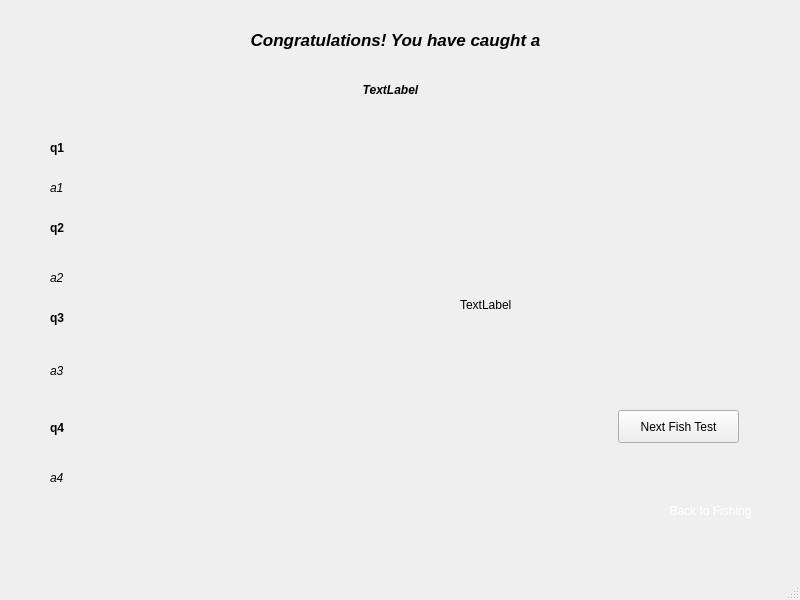
<?xml version="1.0" encoding="UTF-8"?>
<ui version="4.0">
 <class>View</class>
 <widget class="QMainWindow" name="View">
  <property name="geometry">
   <rect>
    <x>0</x>
    <y>0</y>
    <width>800</width>
    <height>600</height>
   </rect>
  </property>
  <property name="windowTitle">
   <string>View</string>
  </property>
  <widget class="QWidget" name="centralwidget">
   <property name="mouseTracking">
    <bool>true</bool>
   </property>
   <widget class="QStackedWidget" name="stackedWidget">
    <property name="geometry">
     <rect>
      <x>0</x>
      <y>0</y>
      <width>800</width>
      <height>600</height>
     </rect>
    </property>
    <property name="mouseTracking">
     <bool>true</bool>
    </property>
    <property name="currentIndex">
     <number>2</number>
    </property>
    <widget class="QWidget" name="MainMenuPage">
     <property name="mouseTracking">
      <bool>false</bool>
     </property>
     <widget class="QPushButton" name="freshWaterButton">
      <property name="geometry">
       <rect>
        <x>10</x>
        <y>310</y>
        <width>161</width>
        <height>81</height>
       </rect>
      </property>
      <property name="text">
       <string>Fresh Water</string>
      </property>
     </widget>
     <widget class="QPushButton" name="smoothWaterButton">
      <property name="enabled">
       <bool>true</bool>
      </property>
      <property name="geometry">
       <rect>
        <x>150</x>
        <y>20</y>
        <width>161</width>
        <height>71</height>
       </rect>
      </property>
      <property name="text">
       <string>Smooth Water</string>
      </property>
     </widget>
     <widget class="QPushButton" name="saltWaterButton">
      <property name="enabled">
       <bool>true</bool>
      </property>
      <property name="geometry">
       <rect>
        <x>600</x>
        <y>330</y>
        <width>161</width>
        <height>81</height>
       </rect>
      </property>
      <property name="text">
       <string>Salt Water</string>
      </property>
     </widget>
     <widget class="QLabel" name="label_3">
      <property name="geometry">
       <rect>
        <x>-140</x>
        <y>180</y>
        <width>611</width>
        <height>31</height>
       </rect>
      </property>
      <property name="font">
       <font>
        <pointsize>13</pointsize>
        <bold>true</bold>
       </font>
      </property>
      <property name="text">
       <string>Select were would you like to navegate!</string>
      </property>
      <property name="alignment">
       <set>Qt::AlignCenter</set>
      </property>
     </widget>
     <widget class="QPushButton" name="mainMenuMucisButton">
      <property name="geometry">
       <rect>
        <x>670</x>
        <y>490</y>
        <width>100</width>
        <height>32</height>
       </rect>
      </property>
      <property name="text">
       <string>Music: On</string>
      </property>
     </widget>
     <widget class="QPushButton" name="TestSoundButton">
      <property name="geometry">
       <rect>
        <x>670</x>
        <y>460</y>
        <width>100</width>
        <height>32</height>
       </rect>
      </property>
      <property name="text">
       <string>Test Sound</string>
      </property>
     </widget>
     <widget class="QLabel" name="mainMenuBackgroundImageLabel">
      <property name="geometry">
       <rect>
        <x>0</x>
        <y>0</y>
        <width>800</width>
        <height>570</height>
       </rect>
      </property>
      <property name="text">
       <string/>
      </property>
     </widget>
     <zorder>mainMenuBackgroundImageLabel</zorder>
     <zorder>freshWaterButton</zorder>
     <zorder>smoothWaterButton</zorder>
     <zorder>saltWaterButton</zorder>
     <zorder>label_3</zorder>
     <zorder>mainMenuMucisButton</zorder>
     <zorder>TestSoundButton</zorder>
    </widget>
    <widget class="QWidget" name="FishingPage">
     <property name="mouseTracking">
      <bool>true</bool>
     </property>
     <widget class="QLabel" name="fish1Label">
      <property name="geometry">
       <rect>
        <x>0</x>
        <y>260</y>
        <width>110</width>
        <height>80</height>
       </rect>
      </property>
      <property name="mouseTracking">
       <bool>true</bool>
      </property>
      <property name="text">
       <string/>
      </property>
     </widget>
     <widget class="QLabel" name="fish2Label">
      <property name="geometry">
       <rect>
        <x>0</x>
        <y>360</y>
        <width>110</width>
        <height>80</height>
       </rect>
      </property>
      <property name="mouseTracking">
       <bool>true</bool>
      </property>
      <property name="text">
       <string/>
      </property>
     </widget>
     <widget class="QLabel" name="fish3Label">
      <property name="geometry">
       <rect>
        <x>0</x>
        <y>460</y>
        <width>110</width>
        <height>80</height>
       </rect>
      </property>
      <property name="mouseTracking">
       <bool>true</bool>
      </property>
      <property name="text">
       <string/>
      </property>
     </widget>
     <widget class="QLabel" name="spearLabel">
      <property name="geometry">
       <rect>
        <x>325</x>
        <y>0</y>
        <width>150</width>
        <height>150</height>
       </rect>
      </property>
      <property name="mouseTracking">
       <bool>true</bool>
      </property>
      <property name="text">
       <string>Spear</string>
      </property>
     </widget>
     <widget class="QLabel" name="locationLabel">
      <property name="geometry">
       <rect>
        <x>580</x>
        <y>10</y>
        <width>131</width>
        <height>16</height>
       </rect>
      </property>
      <property name="mouseTracking">
       <bool>true</bool>
      </property>
      <property name="text">
       <string>X: Y:</string>
      </property>
     </widget>
     <widget class="QPushButton" name="catchButton">
      <property name="geometry">
       <rect>
        <x>590</x>
        <y>70</y>
        <width>80</width>
        <height>18</height>
       </rect>
      </property>
      <property name="text">
       <string>Catch</string>
      </property>
     </widget>
     <widget class="QPushButton" name="goToQuizButton">
      <property name="geometry">
       <rect>
        <x>630</x>
        <y>110</y>
        <width>131</width>
        <height>31</height>
       </rect>
      </property>
      <property name="text">
       <string>quiz (testing)</string>
      </property>
     </widget>
     <widget class="QPushButton" name="journalButton">
      <property name="geometry">
       <rect>
        <x>30</x>
        <y>30</y>
        <width>99</width>
        <height>33</height>
       </rect>
      </property>
      <property name="text">
       <string>Journal</string>
      </property>
     </widget>
     <widget class="QPushButton" name="return2MenuButton">
      <property name="geometry">
       <rect>
        <x>30</x>
        <y>100</y>
        <width>80</width>
        <height>24</height>
       </rect>
      </property>
      <property name="text">
       <string>Main Menu</string>
      </property>
     </widget>
     <widget class="QLabel" name="fishingBackgroundImageLabel">
      <property name="geometry">
       <rect>
        <x>0</x>
        <y>0</y>
        <width>800</width>
        <height>570</height>
       </rect>
      </property>
      <property name="mouseTracking">
       <bool>true</bool>
      </property>
      <property name="text">
       <string>TextLabel</string>
      </property>
     </widget>
     <widget class="QProgressBar" name="progressBar2NextLevel">
      <property name="geometry">
       <rect>
        <x>640</x>
        <y>530</y>
        <width>118</width>
        <height>23</height>
       </rect>
      </property>
      <property name="maximum">
       <number>5</number>
      </property>
      <property name="value">
       <number>0</number>
      </property>
      <property name="textVisible">
       <bool>true</bool>
      </property>
      <property name="textDirection">
       <enum>QProgressBar::TopToBottom</enum>
      </property>
     </widget>
     <widget class="QProgressBar" name="progressBar2GetNewSpear">
      <property name="geometry">
       <rect>
        <x>640</x>
        <y>30</y>
        <width>118</width>
        <height>23</height>
       </rect>
      </property>
      <property name="maximum">
       <number>10</number>
      </property>
      <property name="value">
       <number>0</number>
      </property>
     </widget>
     <widget class="QLabel" name="label_2">
      <property name="geometry">
       <rect>
        <x>470</x>
        <y>530</y>
        <width>161</width>
        <height>16</height>
       </rect>
      </property>
      <property name="text">
       <string>Progress to unlock next level</string>
      </property>
     </widget>
     <widget class="QLabel" name="label_4">
      <property name="geometry">
       <rect>
        <x>470</x>
        <y>30</y>
        <width>161</width>
        <height>20</height>
       </rect>
      </property>
      <property name="text">
       <string>Progess to unlock next spear</string>
      </property>
     </widget>
     <widget class="QLabel" name="congratsLabel">
      <property name="enabled">
       <bool>true</bool>
      </property>
      <property name="geometry">
       <rect>
        <x>190</x>
        <y>170</y>
        <width>401</width>
        <height>291</height>
       </rect>
      </property>
      <property name="text">
       <string>Congrats you unlocked the next level</string>
      </property>
     </widget>
     <widget class="QPushButton" name="closeCongratsButton">
      <property name="geometry">
       <rect>
        <x>460</x>
        <y>400</y>
        <width>80</width>
        <height>24</height>
       </rect>
      </property>
      <property name="text">
       <string>Close</string>
      </property>
     </widget>
     <zorder>fishingBackgroundImageLabel</zorder>
     <zorder>fish1Label</zorder>
     <zorder>fish2Label</zorder>
     <zorder>fish3Label</zorder>
     <zorder>spearLabel</zorder>
     <zorder>locationLabel</zorder>
     <zorder>catchButton</zorder>
     <zorder>goToQuizButton</zorder>
     <zorder>journalButton</zorder>
     <zorder>return2MenuButton</zorder>
     <zorder>progressBar2NextLevel</zorder>
     <zorder>progressBar2GetNewSpear</zorder>
     <zorder>label_2</zorder>
     <zorder>label_4</zorder>
     <zorder>congratsLabel</zorder>
     <zorder>closeCongratsButton</zorder>
    </widget>
    <widget class="QWidget" name="FishInfoPage">
     <widget class="QLabel" name="CongratsLabel">
      <property name="geometry">
       <rect>
        <x>170</x>
        <y>19</y>
        <width>451</width>
        <height>41</height>
       </rect>
      </property>
      <property name="font">
       <font>
        <pointsize>13</pointsize>
        <italic>true</italic>
        <bold>true</bold>
       </font>
      </property>
      <property name="text">
       <string>Congratulations! You have caught a</string>
      </property>
      <property name="alignment">
       <set>Qt::AlignCenter</set>
      </property>
     </widget>
     <widget class="QLabel" name="fishNameLabel">
      <property name="geometry">
       <rect>
        <x>300</x>
        <y>80</y>
        <width>181</width>
        <height>20</height>
       </rect>
      </property>
      <property name="font">
       <font>
        <italic>true</italic>
        <bold>true</bold>
       </font>
      </property>
      <property name="text">
       <string>TextLabel</string>
      </property>
      <property name="alignment">
       <set>Qt::AlignCenter</set>
      </property>
     </widget>
     <widget class="QLabel" name="inforFishPicLabel">
      <property name="geometry">
       <rect>
        <x>460</x>
        <y>180</y>
        <width>260</width>
        <height>250</height>
       </rect>
      </property>
      <property name="text">
       <string>TextLabel</string>
      </property>
     </widget>
     <widget class="QLabel" name="infoQ1Label">
      <property name="geometry">
       <rect>
        <x>50</x>
        <y>140</y>
        <width>171</width>
        <height>16</height>
       </rect>
      </property>
      <property name="font">
       <font>
        <bold>true</bold>
       </font>
      </property>
      <property name="text">
       <string>q1</string>
      </property>
     </widget>
     <widget class="QLabel" name="infoQ2Label">
      <property name="geometry">
       <rect>
        <x>50</x>
        <y>220</y>
        <width>171</width>
        <height>16</height>
       </rect>
      </property>
      <property name="font">
       <font>
        <bold>true</bold>
       </font>
      </property>
      <property name="text">
       <string>q2</string>
      </property>
     </widget>
     <widget class="QLabel" name="infoQ3Label">
      <property name="geometry">
       <rect>
        <x>50</x>
        <y>310</y>
        <width>171</width>
        <height>16</height>
       </rect>
      </property>
      <property name="font">
       <font>
        <bold>true</bold>
       </font>
      </property>
      <property name="text">
       <string>q3</string>
      </property>
     </widget>
     <widget class="QLabel" name="infoQ4Label">
      <property name="geometry">
       <rect>
        <x>50</x>
        <y>420</y>
        <width>171</width>
        <height>16</height>
       </rect>
      </property>
      <property name="font">
       <font>
        <bold>true</bold>
       </font>
      </property>
      <property name="text">
       <string>q4</string>
      </property>
     </widget>
     <widget class="QLabel" name="infoA1Label">
      <property name="geometry">
       <rect>
        <x>50</x>
        <y>180</y>
        <width>131</width>
        <height>16</height>
       </rect>
      </property>
      <property name="font">
       <font>
        <italic>true</italic>
       </font>
      </property>
      <property name="text">
       <string>a1</string>
      </property>
     </widget>
     <widget class="QLabel" name="infoA2Label">
      <property name="geometry">
       <rect>
        <x>50</x>
        <y>270</y>
        <width>131</width>
        <height>16</height>
       </rect>
      </property>
      <property name="font">
       <font>
        <italic>true</italic>
       </font>
      </property>
      <property name="text">
       <string>a2</string>
      </property>
     </widget>
     <widget class="QLabel" name="infoA3Label">
      <property name="geometry">
       <rect>
        <x>50</x>
        <y>340</y>
        <width>371</width>
        <height>61</height>
       </rect>
      </property>
      <property name="font">
       <font>
        <italic>true</italic>
       </font>
      </property>
      <property name="text">
       <string>a3</string>
      </property>
     </widget>
     <widget class="QLabel" name="infoA4Label">
      <property name="geometry">
       <rect>
        <x>50</x>
        <y>470</y>
        <width>131</width>
        <height>16</height>
       </rect>
      </property>
      <property name="font">
       <font>
        <italic>true</italic>
       </font>
      </property>
      <property name="text">
       <string>a4</string>
      </property>
     </widget>
     <widget class="QPushButton" name="infoBackButton">
      <property name="geometry">
       <rect>
        <x>660</x>
        <y>480</y>
        <width>101</width>
        <height>61</height>
       </rect>
      </property>
      <property name="styleSheet">
       <string notr="true">border: none;
color: white;</string>
      </property>
      <property name="text">
       <string>Back to Fishing</string>
      </property>
     </widget>
     <widget class="QPushButton" name="nextFishTestButton">
      <property name="geometry">
       <rect>
        <x>618</x>
        <y>410</y>
        <width>121</width>
        <height>33</height>
       </rect>
      </property>
      <property name="text">
       <string>Next Fish Test</string>
      </property>
     </widget>
     <widget class="QLabel" name="fishInfoPageBackgroundImagelabel">
      <property name="geometry">
       <rect>
        <x>0</x>
        <y>0</y>
        <width>800</width>
        <height>570</height>
       </rect>
      </property>
      <property name="text">
       <string/>
      </property>
     </widget>
     <zorder>fishInfoPageBackgroundImagelabel</zorder>
     <zorder>CongratsLabel</zorder>
     <zorder>fishNameLabel</zorder>
     <zorder>inforFishPicLabel</zorder>
     <zorder>infoQ1Label</zorder>
     <zorder>infoQ2Label</zorder>
     <zorder>infoQ3Label</zorder>
     <zorder>infoQ4Label</zorder>
     <zorder>infoA1Label</zorder>
     <zorder>infoA2Label</zorder>
     <zorder>infoA3Label</zorder>
     <zorder>infoA4Label</zorder>
     <zorder>infoBackButton</zorder>
     <zorder>nextFishTestButton</zorder>
    </widget>
    <widget class="QWidget" name="QuizInfoPage">
     <widget class="QLabel" name="quizQ1Label">
      <property name="geometry">
       <rect>
        <x>310</x>
        <y>310</y>
        <width>191</width>
        <height>31</height>
       </rect>
      </property>
      <property name="font">
       <font>
        <bold>true</bold>
       </font>
      </property>
      <property name="text">
       <string>What is my name? </string>
      </property>
      <property name="alignment">
       <set>Qt::AlignCenter</set>
      </property>
     </widget>
     <widget class="QPushButton" name="answ1Button">
      <property name="geometry">
       <rect>
        <x>10</x>
        <y>350</y>
        <width>381</width>
        <height>51</height>
       </rect>
      </property>
      <property name="styleSheet">
       <string notr="true">border: none</string>
      </property>
      <property name="text">
       <string>PushButton</string>
      </property>
     </widget>
     <widget class="QPushButton" name="answ1Button_2">
      <property name="geometry">
       <rect>
        <x>410</x>
        <y>350</y>
        <width>381</width>
        <height>51</height>
       </rect>
      </property>
      <property name="styleSheet">
       <string notr="true">border: none</string>
      </property>
      <property name="text">
       <string>PushButton</string>
      </property>
     </widget>
     <widget class="QPushButton" name="answ1Button_3">
      <property name="geometry">
       <rect>
        <x>10</x>
        <y>430</y>
        <width>381</width>
        <height>51</height>
       </rect>
      </property>
      <property name="styleSheet">
       <string notr="true">border: none</string>
      </property>
      <property name="text">
       <string>PushButton</string>
      </property>
     </widget>
     <widget class="QLabel" name="fishPicLabel">
      <property name="geometry">
       <rect>
        <x>250</x>
        <y>80</y>
        <width>311</width>
        <height>191</height>
       </rect>
      </property>
      <property name="text">
       <string>TextLabel</string>
      </property>
     </widget>
     <widget class="QLabel" name="quizFishName">
      <property name="geometry">
       <rect>
        <x>280</x>
        <y>40</y>
        <width>211</width>
        <height>31</height>
       </rect>
      </property>
      <property name="font">
       <font>
        <italic>true</italic>
        <bold>true</bold>
       </font>
      </property>
      <property name="text">
       <string>fish Name</string>
      </property>
      <property name="alignment">
       <set>Qt::AlignCenter</set>
      </property>
     </widget>
     <widget class="QLabel" name="resultLabel">
      <property name="geometry">
       <rect>
        <x>210</x>
        <y>150</y>
        <width>441</width>
        <height>331</height>
       </rect>
      </property>
      <property name="font">
       <font>
        <pointsize>26</pointsize>
        <kerning>true</kerning>
       </font>
      </property>
      <property name="frameShape">
       <enum>QFrame::StyledPanel</enum>
      </property>
      <property name="frameShadow">
       <enum>QFrame::Sunken</enum>
      </property>
      <property name="text">
       <string>TextLabel</string>
      </property>
      <property name="textFormat">
       <enum>Qt::PlainText</enum>
      </property>
     </widget>
     <widget class="QPushButton" name="quizBackFishButton">
      <property name="geometry">
       <rect>
        <x>690</x>
        <y>480</y>
        <width>91</width>
        <height>61</height>
       </rect>
      </property>
      <property name="text">
       <string>Back to Fishing</string>
      </property>
     </widget>
     <widget class="QPushButton" name="nextQuestionButton">
      <property name="geometry">
       <rect>
        <x>460</x>
        <y>500</y>
        <width>201</width>
        <height>33</height>
       </rect>
      </property>
      <property name="text">
       <string>Next Quiz (Test)</string>
      </property>
     </widget>
     <widget class="QPushButton" name="answ1Button_4">
      <property name="geometry">
       <rect>
        <x>410</x>
        <y>430</y>
        <width>381</width>
        <height>51</height>
       </rect>
      </property>
      <property name="styleSheet">
       <string notr="true">border: none</string>
      </property>
      <property name="text">
       <string>PushButton</string>
      </property>
     </widget>
     <widget class="QLabel" name="countDownLabel">
      <property name="geometry">
       <rect>
        <x>30</x>
        <y>20</y>
        <width>91</width>
        <height>71</height>
       </rect>
      </property>
      <property name="font">
       <font>
        <pointsize>22</pointsize>
        <italic>false</italic>
        <bold>true</bold>
       </font>
      </property>
      <property name="text">
       <string>0</string>
      </property>
     </widget>
     <widget class="QLabel" name="quizBackgroundImageLabel">
      <property name="geometry">
       <rect>
        <x>0</x>
        <y>0</y>
        <width>800</width>
        <height>570</height>
       </rect>
      </property>
      <property name="text">
       <string/>
      </property>
     </widget>
     <zorder>quizBackgroundImageLabel</zorder>
     <zorder>answ1Button</zorder>
     <zorder>answ1Button_2</zorder>
     <zorder>answ1Button_3</zorder>
     <zorder>fishPicLabel</zorder>
     <zorder>quizFishName</zorder>
     <zorder>quizBackFishButton</zorder>
     <zorder>nextQuestionButton</zorder>
     <zorder>answ1Button_4</zorder>
     <zorder>resultLabel</zorder>
     <zorder>countDownLabel</zorder>
     <zorder>quizQ1Label</zorder>
    </widget>
    <widget class="QWidget" name="JournalPage_1">
     <widget class="QLabel" name="journalTittleLabel">
      <property name="geometry">
       <rect>
        <x>360</x>
        <y>10</y>
        <width>70</width>
        <height>23</height>
       </rect>
      </property>
      <property name="text">
       <string>Fish</string>
      </property>
     </widget>
     <widget class="QLabel" name="journalPageLabel">
      <property name="geometry">
       <rect>
        <x>670</x>
        <y>20</y>
        <width>70</width>
        <height>23</height>
       </rect>
      </property>
      <property name="text">
       <string>Page 1</string>
      </property>
     </widget>
     <widget class="QLabel" name="journalPicLabel_1">
      <property name="geometry">
       <rect>
        <x>20</x>
        <y>60</y>
        <width>120</width>
        <height>90</height>
       </rect>
      </property>
      <property name="text">
       <string>TextLabel</string>
      </property>
     </widget>
     <widget class="QLabel" name="journalPicLabel_2">
      <property name="geometry">
       <rect>
        <x>20</x>
        <y>240</y>
        <width>120</width>
        <height>90</height>
       </rect>
      </property>
      <property name="text">
       <string>TextLabel</string>
      </property>
     </widget>
     <widget class="QLabel" name="journalPicLabel_3">
      <property name="geometry">
       <rect>
        <x>20</x>
        <y>430</y>
        <width>120</width>
        <height>90</height>
       </rect>
      </property>
      <property name="text">
       <string>TextLabel</string>
      </property>
     </widget>
     <widget class="QLabel" name="journalPicLabel_4">
      <property name="geometry">
       <rect>
        <x>410</x>
        <y>150</y>
        <width>120</width>
        <height>90</height>
       </rect>
      </property>
      <property name="text">
       <string>TextLabel</string>
      </property>
     </widget>
     <widget class="QLabel" name="journalPicLabel_5">
      <property name="geometry">
       <rect>
        <x>410</x>
        <y>350</y>
        <width>120</width>
        <height>90</height>
       </rect>
      </property>
      <property name="text">
       <string>TextLabel</string>
      </property>
     </widget>
     <widget class="QLabel" name="journalInfoLabel_1">
      <property name="geometry">
       <rect>
        <x>150</x>
        <y>60</y>
        <width>230</width>
        <height>90</height>
       </rect>
      </property>
      <property name="text">
       <string>TextLabel</string>
      </property>
     </widget>
     <widget class="QLabel" name="journalInfoLabel_2">
      <property name="geometry">
       <rect>
        <x>150</x>
        <y>240</y>
        <width>230</width>
        <height>90</height>
       </rect>
      </property>
      <property name="text">
       <string>TextLabel</string>
      </property>
     </widget>
     <widget class="QLabel" name="journalInfoLabel_3">
      <property name="geometry">
       <rect>
        <x>150</x>
        <y>430</y>
        <width>230</width>
        <height>90</height>
       </rect>
      </property>
      <property name="text">
       <string>TextLabel</string>
      </property>
     </widget>
     <widget class="QLabel" name="journalInfoLabel_4">
      <property name="geometry">
       <rect>
        <x>540</x>
        <y>150</y>
        <width>230</width>
        <height>90</height>
       </rect>
      </property>
      <property name="text">
       <string>TextLabel</string>
      </property>
     </widget>
     <widget class="QLabel" name="journalInfoLabel_5">
      <property name="geometry">
       <rect>
        <x>540</x>
        <y>350</y>
        <width>230</width>
        <height>90</height>
       </rect>
      </property>
      <property name="text">
       <string>TextLabel</string>
      </property>
     </widget>
     <widget class="QPushButton" name="journalNextButton">
      <property name="geometry">
       <rect>
        <x>678</x>
        <y>490</y>
        <width>71</width>
        <height>33</height>
       </rect>
      </property>
      <property name="text">
       <string>Next</string>
      </property>
     </widget>
     <widget class="QPushButton" name="journalPrevButton">
      <property name="geometry">
       <rect>
        <x>598</x>
        <y>490</y>
        <width>71</width>
        <height>33</height>
       </rect>
      </property>
      <property name="text">
       <string>Prev</string>
      </property>
     </widget>
     <widget class="QPushButton" name="journalKeepFishingButton">
      <property name="geometry">
       <rect>
        <x>30</x>
        <y>30</y>
        <width>131</width>
        <height>33</height>
       </rect>
      </property>
      <property name="text">
       <string>Keep Fishing</string>
      </property>
     </widget>
    </widget>
   </widget>
  </widget>
  <widget class="QMenuBar" name="menubar">
   <property name="geometry">
    <rect>
     <x>0</x>
     <y>0</y>
     <width>800</width>
     <height>37</height>
    </rect>
   </property>
  </widget>
  <widget class="QStatusBar" name="statusbar"/>
 </widget>
 <resources/>
 <connections/>
</ui>
